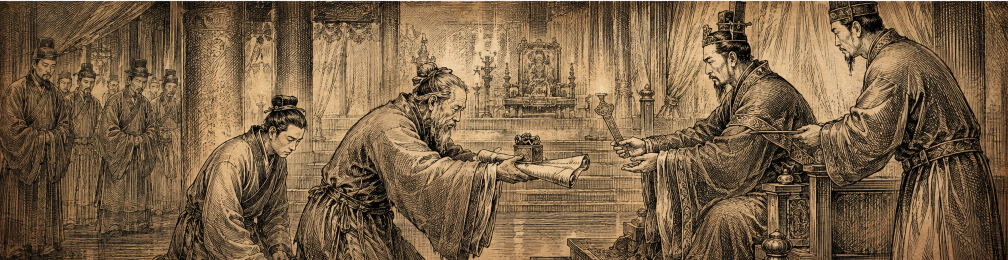
#> input picture tools/assets/event_pictures/gdd_liang_audience_source.png, 2016 x 520 px (shown at 1/2 size)
$ python generate_liang_event_picture.py
#> lines starting #> are read from the running program, lines starting #| are printed output that depends on the picture
#!/usr/bin/env python3
"""Render the Liang audience source art as an EU4 event-picture DDS."""

from __future__ import annotations

import argparse
import io
from pathlib import Path

from PIL import Image


ROOT = Path(__file__).resolve().parents[1]
SOURCE = ROOT / "tools/assets/event_pictures/gdd_liang_audience_source.png"
TARGET = (
    ROOT
    / "guangdong_independent_practice/gfx/event_pictures/"
    "gdd_liang_restoration/gdd_liang_audience_eventPicture.dds"
)
SOURCE_SIZE = (2016, 520)
TARGET_SIZE = (512, 132)


def render() -> Image.Image:
    source = Image.open(SOURCE).convert("RGB")
#> source is the input picture: PIL image 2016x520 RGB; mean R, G, B 120.8, 97.2, 69.3
    if source.size != SOURCE_SIZE:
        raise ValueError(
            f"unexpected Liang audience source dimensions: {source.size}; "
            f"expected {SOURCE_SIZE}"
        )
    picture = source.resize(TARGET_SIZE, Image.Resampling.LANCZOS).convert("RGBA")
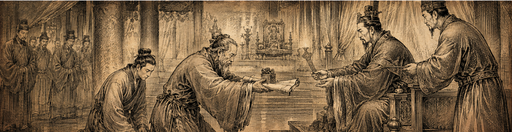
#> picture: PIL image 512x132 RGBA; mean R, G, B, A 120.8, 97.1, 69.2, 255
    picture.putalpha(255)
    return picture


def dds_bytes(image: Image.Image) -> bytes:
    buffer = io.BytesIO()
    image.save(buffer, format="DDS")
    return buffer.getvalue()


def run(check: bool) -> None:
    data = dds_bytes(render())
    if check:
        if not TARGET.is_file() or TARGET.read_bytes() != data:
            raise ValueError(f"{TARGET.name}: stale Liang audience event picture")
        action = "checked"
    else:
        TARGET.parent.mkdir(parents=True, exist_ok=True)
        TARGET.write_bytes(data)
        action = "generated"
    print(f"{action} {TARGET_SIZE[0]}x{TARGET_SIZE[1]} Liang audience DDS")


def main() -> None:
    parser = argparse.ArgumentParser()
    parser.add_argument("--check", action="store_true")
    args = parser.parse_args()
    run(args.check)


if __name__ == "__main__":
    main()
